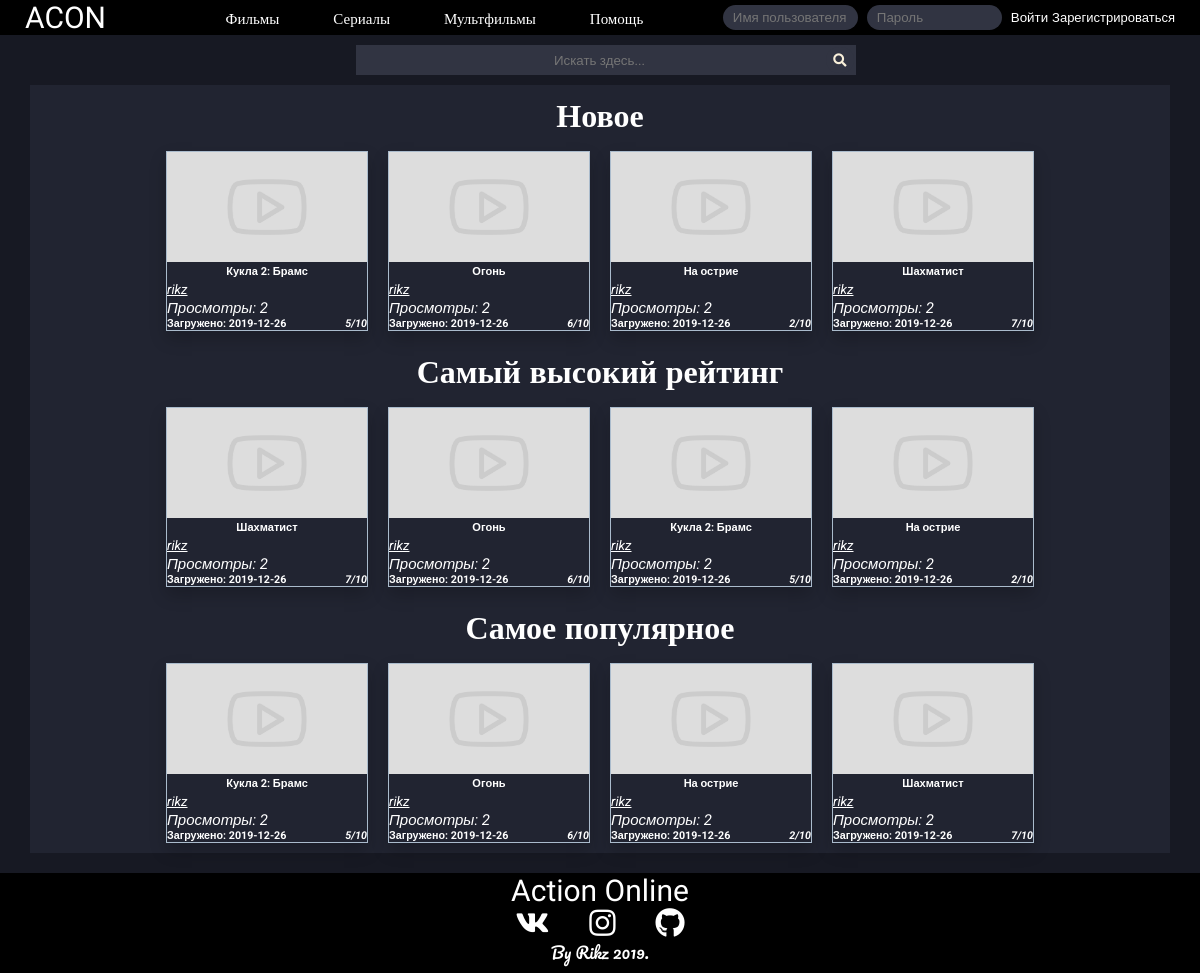
The page / on the database its author committed.
### tables this page shows
CREATE TABLE `files` (
  `id` int(11) UNSIGNED NOT NULL,
  `title` varchar(250) NOT NULL,
  `description` text DEFAULT NULL,
  `preview` varchar(500) DEFAULT NULL,
  `location` varchar(500) NOT NULL,
  `author` varchar(200) DEFAULT NULL,
  `main_genre` int(11) UNSIGNED NOT NULL DEFAULT 1,
  `creator` int(11) UNSIGNED NOT NULL,
  `upload_date` date NOT NULL,
  `views` int(15) UNSIGNED DEFAULT NULL,
  `middle_rating` float UNSIGNED NOT NULL DEFAULT 0,
  `showing` int(10) UNSIGNED NOT NULL,
  `moderating` int(11) UNSIGNED NOT NULL
);

### lib/mainFunctions.php (the view, shortened to what this page needs)
<?php
  function NameByid($id = 0) {
    if (!$id) {
      return ;
    }
    else {
      require "lib/db.php";
      $query = "SELECT username FROM `users` WHERE id = ? LIMIT 1";
      $stmt = mysqli_prepare($dbc,$query);
      mysqli_stmt_bind_param($stmt, 'i', $id);
      mysqli_stmt_execute($stmt);
      mysqli_stmt_bind_result($stmt,$user);
      return $user;
    }
  }
  function accountButton($id,$text = '') {
    return "<button type='submit' id='idNameButton' name='user_link' value=".$id.">".$text."<i class='line_under'>".NameByid($id)."</i></button>";
  }
  function draw_video($query = 0, $showmoderating = 0, $limit = -1) {
	if ($query) {
		require "lib/db.php";
		$data = mysqli_query($dbc,$query);
		$info = mysqli_fetch_assoc($data);
		echo "<div class='videos'>";
		$counter = 0;
		while ($info) {
			if ((!$info['moderating']) || ($info['moderating'] && $showmoderating == 1)) {
				if (!$info['preview'] || !file_exists($info['preview'])) {
					$info['preview'] = "images\\vid_paceholder.jpg";
				}
		        if ($info['showing'] == 0 && $info['showing'] != NULL) {
		          echo "
		            <div class='video' style='border: 3px #615f57 solid;'>";
		        }
		        else{
		          echo "
		            <div class='video'>";
		        }
				echo "
		        	<form method='GET' action='watch'>
		            <button class='videoButton' name='vid' value=".$info['id']."><img class='videoPreview' src=".$info['preview'].">
		            <h5>".$info['title']."</h5>
		            </button></form>
		            <form method='GET' action='account'>
		            <p>".accountButton($info['creator'])."</p>
		            </form>
		            <i id='homeViews'>Просмотры: ".$info['views']."</i>
		            <h6 id='homeAddInfo'>Загружено: ".$info['upload_date']."<i>".$info['middle_rating']."/10</i></h6>
		        </div>";
		        $counter++;
		    }
		    elseif ($counter == 0 && $showmoderating == 1) {
		    	echo "<p id='about'>Извините,сейчас тут ничего нет.</p>";
		    }
		    $info = mysqli_fetch_assoc($data);
		}
		echo "</div>";
	}
}
?>

### style/style.css (style rules this page uses)
* { margin: 0; padding: 0; font-family: 'Roboto', sans-serif; }
html, body { height:100%; }
body { background-color: #171923; color: white; }
.videos { display: flex; flex-wrap: wrap; justify-content: center; margin-top: 10px; }
.video { margin: 0 10px 10px 10px; margin-bottom: 10px; max-width: 200px; box-shadow: 0px 8px 16px 0px rgba(0,0,0,0.2); border: 1px #abc solid; }
#homeViews { font-size: 15px; }
#homeAddInfo { display: flex; flex-wrap: wrap; justify-content: space-between; align-items: flex-end; }
.videoPreview { width: 200px; height: 110px; }
.videoButton { cursor: pointer; border: none; color: white; background-color: #212431; }
.line_under { text-decoration: underline; }
#idNameButton { cursor: pointer; border: none; color: white; background-color: #212431; }

### rows shown on the page
files: moderating 0 (drawn), title "Кукла 2: Брамс", views "2", upload_date "2019-12-26", middle_rating "5"
files: moderating 0 (drawn), title "Огонь", views "2", upload_date "2019-12-26", middle_rating "6"
files: moderating 0 (drawn), title "На острие", views "2", upload_date "2019-12-26", middle_rating "2"
files: moderating 0 (drawn), title "Шахматист", views "2", upload_date "2019-12-26", middle_rating "7"

### other values the page prints
NameByid($id) "rikz"
